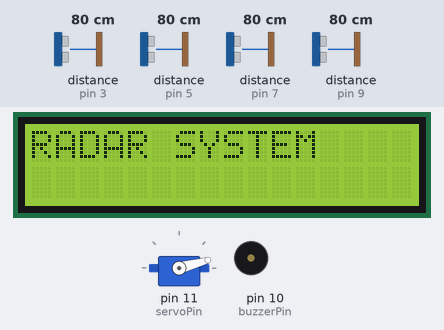
Bench run of a sketch on a simulated Arduino Uno, built with avr-gcc and run on an emulated ATmega328P. Parts: servo, 16×2 character LCD, buzzer (waves = sounding, pin HIGH). Inputs (shaded band) come from the test bench; at power-on: distance to the obstacle (sensors on pin 7, pin 3, pin 5, pin 9) 80 cm. The echo pulse lasts 58.3 µs per cm.

Above: at 1.2 s.
1.3 s: distance to the obstacle (sensor on pin 7) set to 9 cm
At 1.51 s:
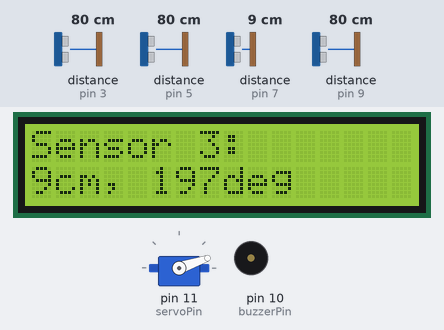
At 1.88 s:
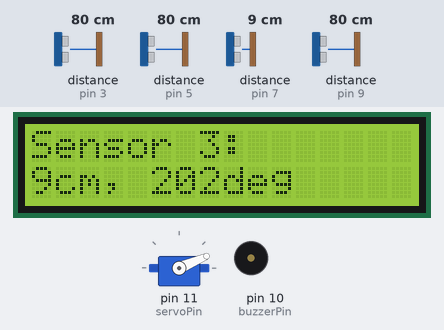
3.0 s: distance to the obstacle (sensor on pin 3) set to 75 cm
At 3.43 s:
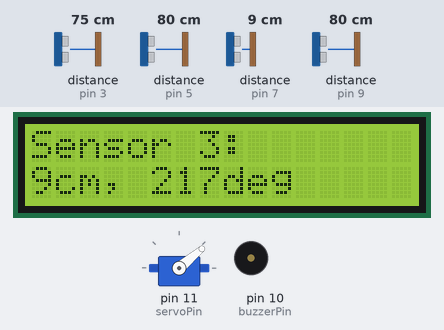
6.0 s: distance to the obstacle (sensor on pin 3) set to 68 cm
8.8 s: distance to the obstacle (sensor on pin 5) set to 74 cm
11.8 s: distance to the obstacle (sensor on pin 5) set to 66 cm
14.2 s: distance to the obstacle (sensor on pin 9) set to 2 cm
At 14.33 s:
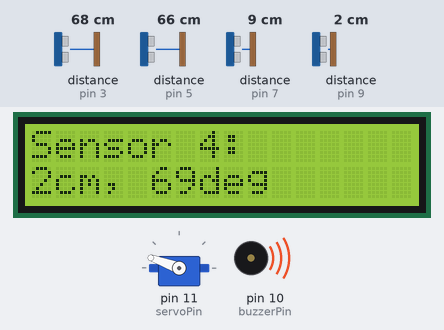
Timing chart, 0 to 20.4 s (numbered marks = the images above; inputs shaded):
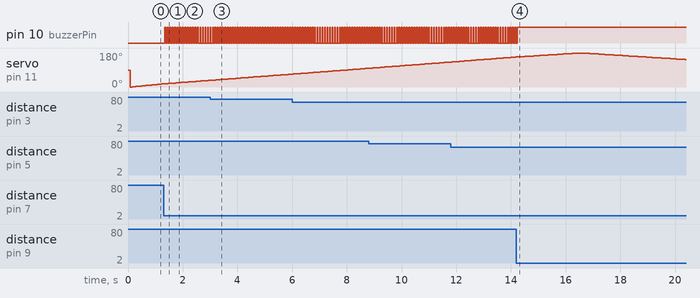

Measured:
- after the input at 1.3 s, pin 10 (buzzerPin): alternates HIGH for 0.03 s and LOW for 0.06 s, starting after 0.05 s; the display: changes after 0.08 s (image 1)
- after the input at 14.2 s, pin 10 (buzzerPin): goes on until 14.2 s, then stays HIGH
- by itself, servo on pin 11 (servoPin): rises from 159° to 180° in 2.2 s, then falls to 145° in 3.9 s

The sketch:

Radar_system.ino
```cpp
#include <NewPing.h>
#include <Servo.h>
#include <LiquidCrystal_I2C.h>

#define TOTAL_SENSORS 4
const int trigPin[TOTAL_SENSORS] = {2, 4, 6, 8};
const int echoPin[TOTAL_SENSORS] = {3, 5, 7, 9};
const int buzzerPin = 10;
const int servoPin = 11;
const int maxDistance = 100;
const int sensorAngleOffsets[TOTAL_SENSORS] = {0, 90, 180, 270}; // Fixed sensor positions relative to the front

LiquidCrystal_I2C lcd(0x27, 16, 2);

NewPing sonar[TOTAL_SENSORS] = {
  NewPing(trigPin[0], echoPin[0], maxDistance),
  NewPing(trigPin[1], echoPin[1], maxDistance),
  NewPing(trigPin[2], echoPin[2], maxDistance),
  NewPing(trigPin[3], echoPin[3], maxDistance)
};

Servo myServo;
int servoAngle = 0;
int previousAngle = -1;  // Initial previous angle
int currentAngle = 0;
int displayAngle = -1;   // Initial display angle

void setup() {
  myServo.attach(servoPin);
  pinMode(buzzerPin, OUTPUT);
  Serial.begin(9600);
  lcd.init();
  lcd.backlight();
  lcd.print("RADAR SYSTEM");
}

void loop() {
  for (servoAngle = 0; servoAngle <= 180; servoAngle++) {
    myServo.write(servoAngle);
    delay(50); // Delay for servo stabilization
    scanAndDisplay();
  }
  for (servoAngle = 180; servoAngle >= 0; servoAngle--) {
    myServo.write(servoAngle);
    delay(50); // Delay for servo stabilization
    scanAndDisplay();
  }
}

void scanAndDisplay() {
  for (int i = 0; i < TOTAL_SENSORS; i++) {
    unsigned int distance = sonar[i].ping_cm();
    if (distance > 0 && distance <= maxDistance) {
      currentAngle = (servoAngle + sensorAngleOffsets[i]) % 360; // Calculate the current absolute angle of the detected object
      if (distance <= 15) { // Close object detected
        if (previousAngle == -1 || displayAngle == -1) { // First detection
          displayAngle = currentAngle;
          previousAngle = currentAngle; // Set previous angle on first detection
        } else if (abs(previousAngle - currentAngle) >= 5) {
          displayAngle = currentAngle;
          previousAngle = currentAngle; // Update previous angle when display angle is updated
        }
        digitalWrite(buzzerPin, HIGH);
        displayObjectInfo(distance, displayAngle, i);
      } else {
        digitalWrite(buzzerPin, LOW);
      }
    }
  }
}


void displayObjectInfo(unsigned int distance, int angle, int sensorIndex) {
  lcd.clear();
  lcd.setCursor(0, 0);
  lcd.print("Sensor ");
  lcd.print(sensorIndex + 1);
  lcd.print(": ");
  lcd.setCursor(0, 1);
  lcd.print(distance);
  lcd.print("cm, ");
  lcd.print(angle);
  lcd.print("deg");
}
```
